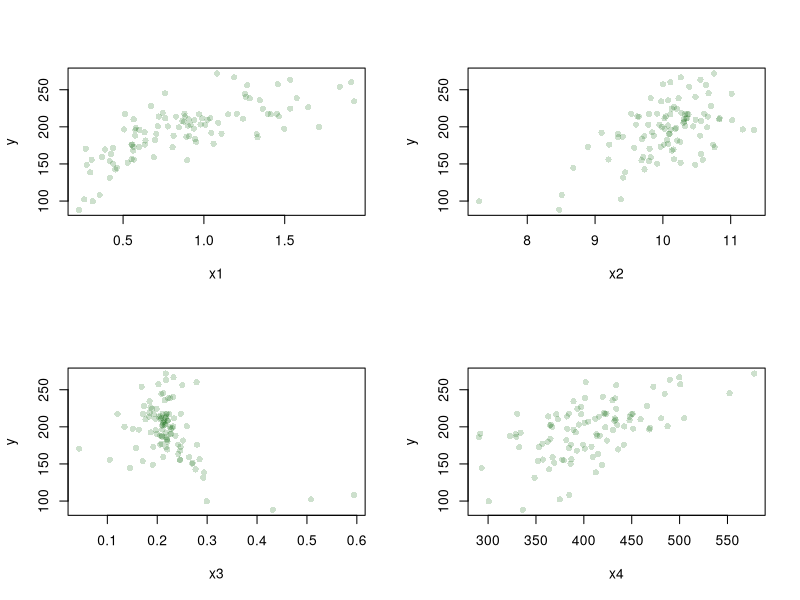
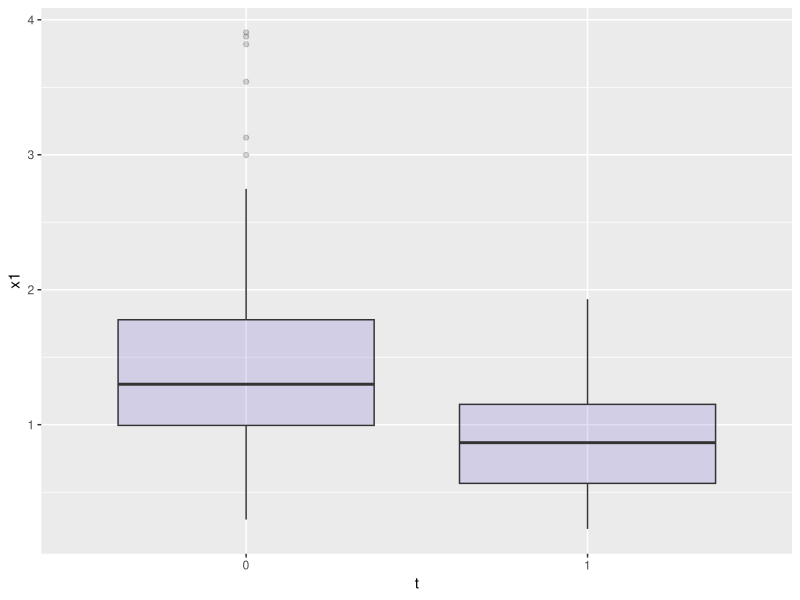
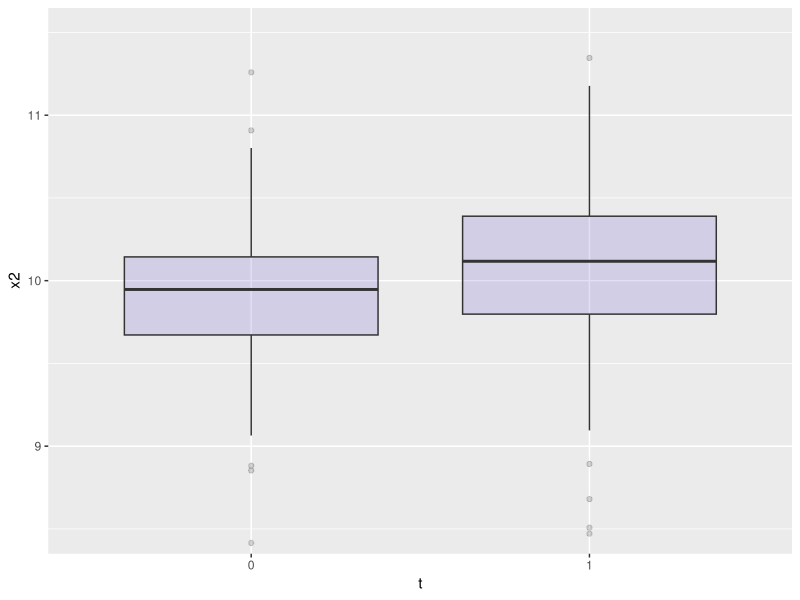
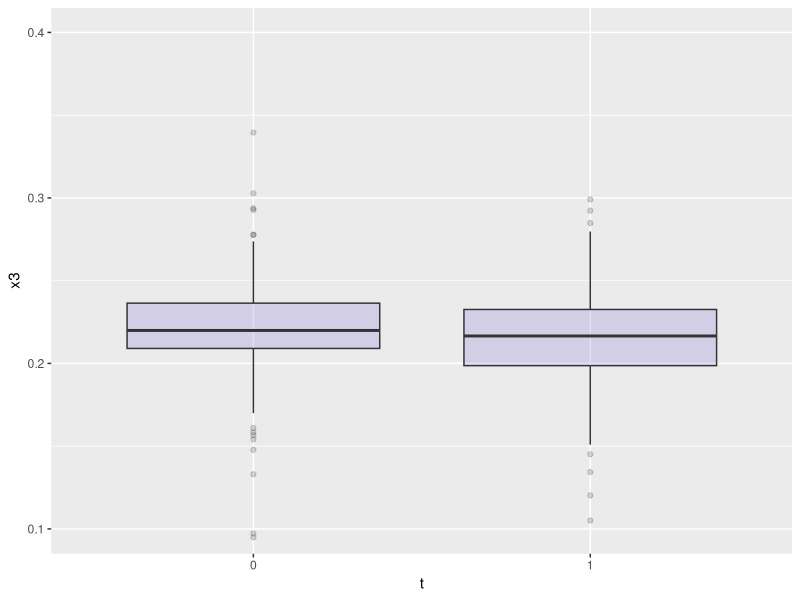
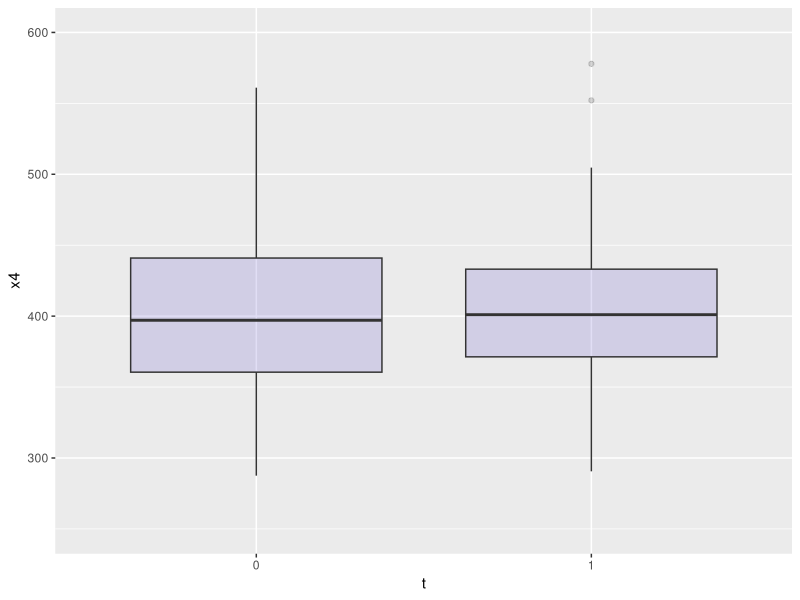
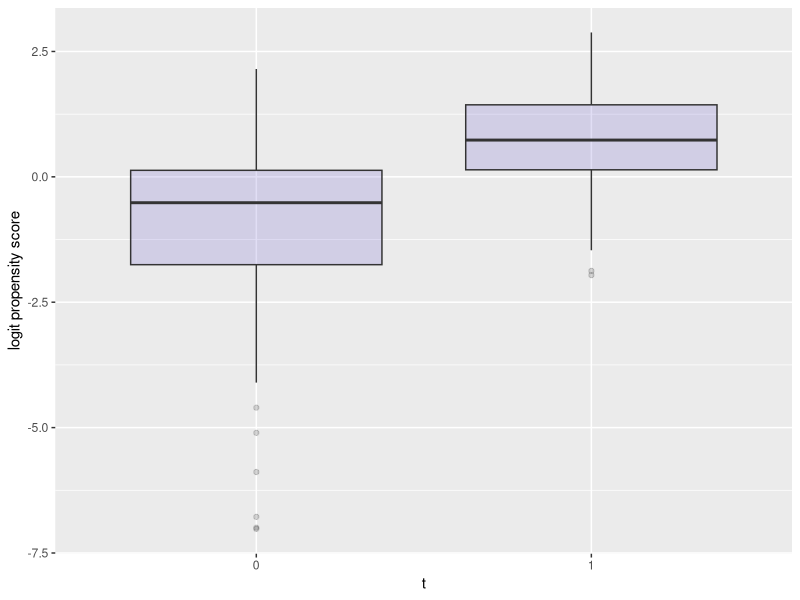

Generate these figures, in order, with R:
library(MASS)
N <- 200
dim_z <- 4
R_z <- matrix(c(1,0,0,0,
                0,1,0,0,
                0,0,1,0,
                0,0,0,1), 
                nrow = 4, ncol = 4, byrow = TRUE)
Z <- mvrnorm(n = N, mu = rep(0,dim_z), Sigma = R_z)
beta <- c(210,27.4,13.7,13.7,13.7)
Y <- (cbind(rep(1,N),Z))%*%beta

expit <- function(x){
  return(1/(1+exp(-x)))
}

true_prs <- rep(0,N)
for(i in 1:N){
  true_prs[i] <- expit(Z[i,]%*%c(-1,0.5,-0.25,-0.1))
}
  
X <- matrix(data = NA, nrow = N, ncol = 4)
for(i in 1:N){
  X[i,1] <- exp(Z[i,1]/2)
  X[i,2] <- Z[i,2]/(1+exp(Z[i,1])) + 10
  X[i,3] <- ((Z[i,1]*Z[i,3])/25 + 0.6)^3
  X[i,4] <- (Z[i,2] + Z[i,4] + 20)^2
}

# respondents_index <- which(true_prs >= 0.5)
rs_index <- t <- rbinom(N,1,true_prs)
respondents_index <- which(rs_index == 1)
Y_respondents <- Y[respondents_index]
X_observed <- X[respondents_index,]

par(mfrow = c(2,2)) 
plot(X_observed[,1],Y_respondents, 
     main="",
     xlab = "x1",
     ylab = "y",
     col=rgb(0,100,0,50,maxColorValue=255), 
     pch=16)
plot(X_observed[,2],Y_respondents, 
     main="",
     xlab = "x2",
     ylab = "y",
     col=rgb(0,100,0,50,maxColorValue=255), 
     pch=16)
plot(X_observed[,3],Y_respondents, 
     main="",
     xlab = "x3",
     ylab = "y",
     col=rgb(0,100,0,50,maxColorValue=255), 
     pch=16)
plot(X_observed[,4],Y_respondents, 
     main="",
     xlab = "x4",
     ylab = "y",
     col=rgb(0,100,0,50,maxColorValue=255), 
     pch=16)

library(ggplot2)

x1 <- c(X_observed[,1],X[-respondents_index,1])
observed_x1 <- c(rep("1",97),rep("0",103))
dt_x1 <- data.frame(x1 = x1, observed = observed_x1)
ggplot(dt_x1, aes(x=observed_x1, y=x1)) + 
  geom_boxplot(fill="slateblue", alpha=0.2) + 
   # coord_cartesian(ylim=c(0.5,3.5))+
  xlab("t")+
  ylab("x1")

x2 <- c(X_observed[,2],X[-respondents_index,2])
observed_x2 <- c(rep("1",97),rep("0",103))
dt_x2 <- data.frame(x2 = x2, observed = observed_x2)
ggplot(dt_x2, aes(x=observed_x2, y=x2)) + 
  geom_boxplot(fill="slateblue", alpha=0.2) + 
  coord_cartesian(ylim=c(8.5,11.5))+
  xlab("t")+
  ylab("x2")

x3 <- c(X_observed[,3],X[-respondents_index,3])
observed_x3 <- c(rep("1",97),rep("0",103))
dt_x3 <- data.frame(x3 = x3, observed = observed_x3)
ggplot(dt_x3, aes(x=observed_x3, y=x3)) + 
  geom_boxplot(fill="slateblue", alpha=0.2) + 
  coord_cartesian(ylim=c(0.1,0.4))+
  xlab("t")+
  ylab("x3")

x4 <- c(X_observed[,4],X[-respondents_index,4])
observed_x4 <- c(rep("1",97),rep("0",103))
dt_x4 <- data.frame(x4 = x4, observed = observed_x4)
ggplot(dt_x4, aes(x=observed_x4, y=x4)) + 
  geom_boxplot(fill="slateblue", alpha=0.2) + 
  coord_cartesian(ylim=c(250,600))+
  xlab("t")+
  ylab("x4")

# t <- rep(0, N)
# for(i in 1:N){
#   if (i %in% respondents_index){
#     t[i] <- 1
#   }
# }
# X1 = X[,1], X2 = X[,2], X3 = X[,3], X4 = X[,4]
data_XTY <- data.frame(X1 = X[,1], X2 = X[,2], X3 = X[,3], X4 = X[,4], Y = Y, t = t)

glm_tx <- glm(t~X1+X2+X3+X4, data = data_XTY, family = "binomial")

eta_fitted <- cbind(rep(1,N),X) %*% coefficients(glm_tx)

dt_eta <- data.frame(eta_fitted = eta_fitted, t = t)
ggplot(dt_eta, aes(x=as.factor(t), y=eta_fitted)) + 
  geom_boxplot(fill="slateblue", alpha=0.2) + 
  # coord_cartesian(ylim=c(250,600))+
  xlab("t")+
  ylab("logit propensity score")

nreps<-1000 
ests<-matrix(0,nrow=nreps,ncol=4)
for(rep in 1:nreps){
  N <- 200
  dim_z <- 4
  R_z <- matrix(c(1,0,0,0,
                  0,1,0,0,
                  0,0,1,0,
                  0,0,0,1), 
                nrow = 4, ncol = 4, byrow = TRUE)
  Z <- mvrnorm(n = N, mu = rep(0,dim_z), Sigma = R_z)
  beta <- c(210,27.4,13.7,13.7,13.7)
  Y <- (cbind(rep(1,N),Z))%*%beta
  true_prs <- rep(0,N)
  for(i in 1:N){
    true_prs[i] <- expit(Z[i,]%*%c(-1,0.5,-0.25,-0.1))
  }
  X <- matrix(data = NA, nrow = N, ncol = 4)
  for(i in 1:N){
    X[i,1] <- exp(Z[i,1]/2)
    X[i,2] <- Z[i,2]/(1+exp(Z[i,1])) + 10
    X[i,3] <- ((Z[i,1]*Z[i,3])/25 + 0.6)^3
    X[i,4] <- (Z[i,2] + Z[i,4] + 20)^2
  }
  rs_index <- t <- rbinom(N,1,true_prs)
  respondents_index <- which(rs_index == 1)
  Y_respondents <- Y[respondents_index]
  X_observed <- X[respondents_index,]
  
  dt_XTYZ <- data.frame(Z1 = Z[,1], Z2 = Z[,2], Z3 = Z[,3], Z4 = Z[,4], X1 = X[,1], X2 = X[,2], X3 = X[,3], X4 = X[,4], Y = Y, t = t)
  eX_specified <- fitted(glm(t~Z1+Z2+Z3+Z4,data = dt_XTYZ, family=binomial))
  eX_misspecified <- fitted(glm(t~X1+X2+X3+X4,data = dt_XTYZ, family=binomial))
  
  w1<-t/eX_specified
  W1<-w1/sum(w1)
  w0<-(1-t)/(1-eX_specified)
  W0<-w0/sum(w0)
  r_1 <- length(respondents_index)/N
  ests[rep,1]<-sum(W1*Y)
  ests[rep,2]<-(1-r_1)*sum(W0*Y)+r_1*sum(W1*Y)
  
  w1_mis<-t/eX_misspecified
  W1_mis<-w1_mis/sum(w1_mis)
  w0_mis<-(1-t)/(1-eX_misspecified)
  W0_mis<-w0_mis/sum(w0_mis)
  
  ests[rep,3]<-sum(W1_mis*Y)
  ests[rep,4]<-(1-r_1)*sum(W0_mis*Y)+r_1*sum(W1_mis*Y)
  
}


nreps<-1000 
ests<-matrix(0,nrow=nreps,ncol=6)
for(rep in 1:nreps){
  N <- 200
  dim_z <- 4
  R_z <- matrix(c(1,0,0,0,
                  0,1,0,0,
                  0,0,1,0,
                  0,0,0,1), 
                nrow = 4, ncol = 4, byrow = TRUE)
  Z <- mvrnorm(n = N, mu = rep(0,dim_z), Sigma = R_z)
  beta <- c(210,27.4,13.7,13.7,13.7)
  Y <- (cbind(rep(1,N),Z))%*%beta
  true_prs <- rep(0,N)
  for(i in 1:N){
    true_prs[i] <- expit(Z[i,]%*%c(-1,0.5,-0.25,-0.1))
  }
  X <- matrix(data = NA, nrow = N, ncol = 4)
  for(i in 1:N){
    X[i,1] <- exp(Z[i,1]/2)
    X[i,2] <- Z[i,2]/(1+exp(Z[i,1])) + 10
    X[i,3] <- ((Z[i,1]*Z[i,3])/25 + 0.6)^3
    X[i,4] <- (Z[i,2] + Z[i,4] + 20)^2
  }
  rs_index <- t <- rbinom(N,1,true_prs)
  respondents_index <- which(rs_index == 1)
  Y_respondents <- Y[respondents_index]
  X_observed <- X[respondents_index,]
  
  dt_XTYZ <- data.frame(Z1 = Z[,1], Z2 = Z[,2], Z3 = Z[,3], Z4 = Z[,4], X1 = X[,1], X2 = X[,2], X3 = X[,3], X4 = X[,4], Y = Y, t = t)
  dt_XTYZ_res <- dt_XTYZ[respondents_index,]
  eX_specified <- fitted(glm(t~Z1+Z2+Z3+Z4,data = dt_XTYZ, family=binomial))
  eX_misspecified <- fitted(glm(t~X1+X2+X3+X4,data = dt_XTYZ, family=binomial))
  
  w1<-t/eX_specified
  W1<-w1/sum(w1)
  w0<-(1-t)/(1-eX_specified)
  W0<-w0/sum(w0)
  r_1 <- length(respondents_index)/N
  ests[rep,1]<-sum(W1*Y)
  ests[rep,2]<-(1-r_1)*sum(W0*Y)+r_1*sum(W1*Y)
  
  w1_mis<-t/eX_misspecified
  W1_mis<-w1_mis/sum(w1_mis)
  w0_mis<-(1-t)/(1-eX_misspecified)
  W0_mis<-w0_mis/sum(w0_mis)
  
  ests[rep,3]<-sum(W1_mis*Y)
  ests[rep,4]<-(1-r_1)*sum(W0_mis*Y)+r_1*sum(W1_mis*Y)
  
  # Y_specified <- fitted(lm(Y~Z1+Z2+Z3+Z4,data = dt_XTYZ_res))
  ests[rep,5] <- sum(coefficients(lm(Y~Z1+Z2+Z3+Z4,data = dt_XTYZ_res))%*%t(cbind(rep(1,N),dt_XTYZ$Z1,dt_XTYZ$Z2,dt_XTYZ$Z3,dt_XTYZ$Z4)))/N
  
  # Y_misspecified <- fitted(lm(Y~X1+X2+X3+X4,data = dt_XTYZ_res))
  ests[rep,6] <- sum(coefficients(lm(Y~X1+X2+X3+X4,data = dt_XTYZ_res))%*%t(cbind(rep(1,N),dt_XTYZ$X1,dt_XTYZ$X2,dt_XTYZ$X3,dt_XTYZ$X4)))/N
}

nreps<-1000 
ests_1000<-matrix(0,nrow=nreps,ncol=6)
for(rep in 1:nreps){
  N <- 1000
  dim_z <- 4
  R_z <- matrix(c(1,0,0,0,
                  0,1,0,0,
                  0,0,1,0,
                  0,0,0,1), 
                nrow = 4, ncol = 4, byrow = TRUE)
  Z <- mvrnorm(n = N, mu = rep(0,dim_z), Sigma = R_z)
  beta <- c(210,27.4,13.7,13.7,13.7)
  Y <- (cbind(rep(1,N),Z))%*%beta
  true_prs <- rep(0,N)
  for(i in 1:N){
    true_prs[i] <- expit(Z[i,]%*%c(-1,0.5,-0.25,-0.1))
  }
  X <- matrix(data = NA, nrow = N, ncol = 4)
  for(i in 1:N){
    X[i,1] <- exp(Z[i,1]/2)
    X[i,2] <- Z[i,2]/(1+exp(Z[i,1])) + 10
    X[i,3] <- ((Z[i,1]*Z[i,3])/25 + 0.6)^3
    X[i,4] <- (Z[i,2] + Z[i,4] + 20)^2
  }
  rs_index <- t <- rbinom(N,1,true_prs)
  respondents_index <- which(rs_index == 1)
  Y_respondents <- Y[respondents_index]
  X_observed <- X[respondents_index,]
  
  dt_XTYZ <- data.frame(Z1 = Z[,1], Z2 = Z[,2], Z3 = Z[,3], Z4 = Z[,4], X1 = X[,1], X2 = X[,2], X3 = X[,3], X4 = X[,4], Y = Y, t = t)
  dt_XTYZ_res <- dt_XTYZ[respondents_index,]
  eX_specified <- fitted(glm(t~Z1+Z2+Z3+Z4,data = dt_XTYZ, family=binomial))
  eX_misspecified <- fitted(glm(t~X1+X2+X3+X4,data = dt_XTYZ, family=binomial))
  
  w1<-t/eX_specified
  W1<-w1/sum(w1)
  w0<-(1-t)/(1-eX_specified)
  W0<-w0/sum(w0)
  r_1 <- length(respondents_index)/N
  ests_1000[rep,1]<-sum(W1*Y)
  ests_1000[rep,2]<-(1-r_1)*sum(W0*Y)+r_1*sum(W1*Y)
  
  w1_mis<-t/eX_misspecified
  W1_mis<-w1_mis/sum(w1_mis)
  w0_mis<-(1-t)/(1-eX_misspecified)
  W0_mis<-w0_mis/sum(w0_mis)
  
  ests_1000[rep,3]<-sum(W1_mis*Y)
  ests_1000[rep,4]<-(1-r_1)*sum(W0_mis*Y)+r_1*sum(W1_mis*Y)
  
  # Y_specified <- fitted(lm(Y~Z1+Z2+Z3+Z4,data = dt_XTYZ_res))
  ests_1000[rep,5] <- sum(coefficients(lm(Y~Z1+Z2+Z3+Z4,data = dt_XTYZ_res))%*%t(cbind(rep(1,N),dt_XTYZ$Z1,dt_XTYZ$Z2,dt_XTYZ$Z3,dt_XTYZ$Z4)))/N
  
  # Y_misspecified <- fitted(lm(Y~X1+X2+X3+X4,data = dt_XTYZ_res))
  ests_1000[rep,6] <- sum(coefficients(lm(Y~X1+X2+X3+X4,data = dt_XTYZ_res))%*%t(cbind(rep(1,N),dt_XTYZ$X1,dt_XTYZ$X2,dt_XTYZ$X3,dt_XTYZ$X4)))/N
}

nreps_AIPW<-1000 
ests_AIPW<-matrix(0,nrow=nreps,ncol=4)
for(rep in 1:nreps){
  N <- 200
  dim_z <- 4
  R_z <- matrix(c(1,0,0,0,
                  0,1,0,0,
                  0,0,1,0,
                  0,0,0,1), 
                nrow = 4, ncol = 4, byrow = TRUE)
  Z <- mvrnorm(n = N, mu = rep(0,dim_z), Sigma = R_z)
  beta <- c(210,27.4,13.7,13.7,13.7)
  Y <- (cbind(rep(1,N),Z))%*%beta
  true_prs <- rep(0,N)
  for(i in 1:N){
    true_prs[i] <- expit(Z[i,]%*%c(-1,0.5,-0.25,-0.1))
  }
  X <- matrix(data = NA, nrow = N, ncol = 4)
  for(i in 1:N){
    X[i,1] <- exp(Z[i,1]/2)
    X[i,2] <- Z[i,2]/(1+exp(Z[i,1])) + 10
    X[i,3] <- ((Z[i,1]*Z[i,3])/25 + 0.6)^3
    X[i,4] <- (Z[i,2] + Z[i,4] + 20)^2
  }
  rs_index <- t <- rbinom(N,1,true_prs)
  respondents_index <- which(rs_index == 1)
  Y_respondents <- Y[respondents_index]
  X_observed <- X[respondents_index,]
  
  dt_XTYZ <- data.frame(Z1 = Z[,1], Z2 = Z[,2], Z3 = Z[,3], Z4 = Z[,4], X1 = X[,1], X2 = X[,2], X3 = X[,3], X4 = X[,4], Y = Y, t = t)
  dt_XTYZ_res <- dt_XTYZ[respondents_index,]
  eX_specified <- fitted(glm(t~Z1+Z2+Z3+Z4,data = dt_XTYZ, family=binomial))
  eX_misspecified <- fitted(glm(t~X1+X2+X3+X4,data = dt_XTYZ, family=binomial))
  
  w1<-t/eX_specified
  W1<-w1/sum(w1)
  w0<-(1-t)/(1-eX_specified)
  W0<-w0/sum(w0)
  r_1 <- length(respondents_index)/N
  w1_mis<-t/eX_misspecified
  W1_mis<-w1_mis/sum(w1_mis)
  w0_mis<-(1-t)/(1-eX_misspecified)
  W0_mis<-w0_mis/sum(w0_mis)

  # ests[rep,1]<-sum(W1*Y)
  # ests[rep,2]<-(1-r_1)*sum(W0*Y)+r_1*sum(W1*Y)
  # 
  residulas_cor <- Y-t(coefficients(lm(Y~Z1+Z2+Z3+Z4,data = dt_XTYZ_res))%*%t(cbind(rep(1,N),dt_XTYZ$Z1,dt_XTYZ$Z2,dt_XTYZ$Z3,dt_XTYZ$Z4)))
  ests_AIPW[rep,1] <- sum(coefficients(lm(Y~Z1+Z2+Z3+Z4,data = dt_XTYZ_res))%*%t(cbind(rep(1,N),dt_XTYZ$Z1,dt_XTYZ$Z2,dt_XTYZ$Z3,dt_XTYZ$Z4)))/N + sum(W1*residulas_cor)
  residulas_incor <- Y-t(coefficients(lm(Y~X1+X2+X3+X4,data = dt_XTYZ_res))%*%t(cbind(rep(1,N),dt_XTYZ$X1,dt_XTYZ$X2,dt_XTYZ$X3,dt_XTYZ$X4)))
  ests_AIPW[rep,2] <- sum(coefficients(lm(Y~X1+X2+X3+X4,data = dt_XTYZ_res))%*%t(cbind(rep(1,N),dt_XTYZ$X1,dt_XTYZ$X2,dt_XTYZ$X3,dt_XTYZ$X4)))/N + sum(W1*residulas_incor)
  
  ests_AIPW[rep,3] <- sum(coefficients(lm(Y~Z1+Z2+Z3+Z4,data = dt_XTYZ_res))%*%t(cbind(rep(1,N),dt_XTYZ$Z1,dt_XTYZ$Z2,dt_XTYZ$Z3,dt_XTYZ$Z4)))/N + sum(W1_mis*residulas_cor)
  ests_AIPW[rep,4] <- sum(coefficients(lm(Y~X1+X2+X3+X4,data = dt_XTYZ_res))%*%t(cbind(rep(1,N),dt_XTYZ$X1,dt_XTYZ$X2,dt_XTYZ$X3,dt_XTYZ$X4)))/N + sum(W1_mis*residulas_incor)
  
  # w1_mis<-t/eX_misspecified
  # W1_mis<-w1_mis/sum(w1_mis)
  # w0_mis<-(1-t)/(1-eX_misspecified)
  # W0_mis<-w0_mis/sum(w0_mis)
  # 
  # ests[rep,3]<-sum(W1_mis*Y)
  # ests[rep,4]<-(1-r_1)*sum(W0_mis*Y)+r_1*sum(W1_mis*Y)
  # 
  # # Y_specified <- fitted(lm(Y~Z1+Z2+Z3+Z4,data = dt_XTYZ_res))
  # ests[rep,5] <- sum(coefficients(lm(Y~Z1+Z2+Z3+Z4,data = dt_XTYZ_res))%*%t(cbind(rep(1,N),dt_XTYZ$Z1,dt_XTYZ$Z2,dt_XTYZ$Z3,dt_XTYZ$Z4)))/N
  # 
  # # Y_misspecified <- fitted(lm(Y~X1+X2+X3+X4,data = dt_XTYZ_res))
  # ests[rep,6] <- sum(coefficients(lm(Y~X1+X2+X3+X4,data = dt_XTYZ_res))%*%t(cbind(rep(1,N),dt_XTYZ$X1,dt_XTYZ$X2,dt_XTYZ$X3,dt_XTYZ$X4)))/N
}

nreps_AIPW<-1000 
ests_AIPW_1000<-matrix(0,nrow=nreps,ncol=4)
for(rep in 1:nreps){
  N <- 1000
  dim_z <- 4
  R_z <- matrix(c(1,0,0,0,
                  0,1,0,0,
                  0,0,1,0,
                  0,0,0,1), 
                nrow = 4, ncol = 4, byrow = TRUE)
  Z <- mvrnorm(n = N, mu = rep(0,dim_z), Sigma = R_z)
  beta <- c(210,27.4,13.7,13.7,13.7)
  Y <- (cbind(rep(1,N),Z))%*%beta
  true_prs <- rep(0,N)
  for(i in 1:N){
    true_prs[i] <- expit(Z[i,]%*%c(-1,0.5,-0.25,-0.1))
  }
  X <- matrix(data = NA, nrow = N, ncol = 4)
  for(i in 1:N){
    X[i,1] <- exp(Z[i,1]/2)
    X[i,2] <- Z[i,2]/(1+exp(Z[i,1])) + 10
    X[i,3] <- ((Z[i,1]*Z[i,3])/25 + 0.6)^3
    X[i,4] <- (Z[i,2] + Z[i,4] + 20)^2
  }
  rs_index <- t <- rbinom(N,1,true_prs)
  respondents_index <- which(rs_index == 1)
  Y_respondents <- Y[respondents_index]
  X_observed <- X[respondents_index,]
  
  dt_XTYZ <- data.frame(Z1 = Z[,1], Z2 = Z[,2], Z3 = Z[,3], Z4 = Z[,4], X1 = X[,1], X2 = X[,2], X3 = X[,3], X4 = X[,4], Y = Y, t = t)
  dt_XTYZ_res <- dt_XTYZ[respondents_index,]
  eX_specified <- fitted(glm(t~Z1+Z2+Z3+Z4,data = dt_XTYZ, family=binomial))
  eX_misspecified <- fitted(glm(t~X1+X2+X3+X4,data = dt_XTYZ, family=binomial))
  
  w1<-t/eX_specified
  W1<-w1/sum(w1)
  w0<-(1-t)/(1-eX_specified)
  W0<-w0/sum(w0)
  r_1 <- length(respondents_index)/N
  w1_mis<-t/eX_misspecified
  W1_mis<-w1_mis/sum(w1_mis)
  w0_mis<-(1-t)/(1-eX_misspecified)
  W0_mis<-w0_mis/sum(w0_mis)
  
  # ests[rep,1]<-sum(W1*Y)
  # ests[rep,2]<-(1-r_1)*sum(W0*Y)+r_1*sum(W1*Y)
  # 
  residulas_cor <- Y-t(coefficients(lm(Y~Z1+Z2+Z3+Z4,data = dt_XTYZ_res))%*%t(cbind(rep(1,N),dt_XTYZ$Z1,dt_XTYZ$Z2,dt_XTYZ$Z3,dt_XTYZ$Z4)))
  ests_AIPW_1000[rep,1] <- sum(coefficients(lm(Y~Z1+Z2+Z3+Z4,data = dt_XTYZ_res))%*%t(cbind(rep(1,N),dt_XTYZ$Z1,dt_XTYZ$Z2,dt_XTYZ$Z3,dt_XTYZ$Z4)))/N + sum(W1*residulas_cor)
  residulas_incor <- Y-t(coefficients(lm(Y~X1+X2+X3+X4,data = dt_XTYZ_res))%*%t(cbind(rep(1,N),dt_XTYZ$X1,dt_XTYZ$X2,dt_XTYZ$X3,dt_XTYZ$X4)))
  ests_AIPW_1000[rep,2] <- sum(coefficients(lm(Y~X1+X2+X3+X4,data = dt_XTYZ_res))%*%t(cbind(rep(1,N),dt_XTYZ$X1,dt_XTYZ$X2,dt_XTYZ$X3,dt_XTYZ$X4)))/N + sum(W1*residulas_incor)
  
  ests_AIPW_1000[rep,3] <- sum(coefficients(lm(Y~Z1+Z2+Z3+Z4,data = dt_XTYZ_res))%*%t(cbind(rep(1,N),dt_XTYZ$Z1,dt_XTYZ$Z2,dt_XTYZ$Z3,dt_XTYZ$Z4)))/N + sum(W1_mis*residulas_cor)
  ests_AIPW_1000[rep,4] <- sum(coefficients(lm(Y~X1+X2+X3+X4,data = dt_XTYZ_res))%*%t(cbind(rep(1,N),dt_XTYZ$X1,dt_XTYZ$X2,dt_XTYZ$X3,dt_XTYZ$X4)))/N + sum(W1_mis*residulas_incor)
  
  # w1_mis<-t/eX_misspecified
  # W1_mis<-w1_mis/sum(w1_mis)
  # w0_mis<-(1-t)/(1-eX_misspecified)
  # W0_mis<-w0_mis/sum(w0_mis)
  # 
  # ests[rep,3]<-sum(W1_mis*Y)
  # ests[rep,4]<-(1-r_1)*sum(W0_mis*Y)+r_1*sum(W1_mis*Y)
  # 
  # # Y_specified <- fitted(lm(Y~Z1+Z2+Z3+Z4,data = dt_XTYZ_res))
  # ests[rep,5] <- sum(coefficients(lm(Y~Z1+Z2+Z3+Z4,data = dt_XTYZ_res))%*%t(cbind(rep(1,N),dt_XTYZ$Z1,dt_XTYZ$Z2,dt_XTYZ$Z3,dt_XTYZ$Z4)))/N
  # 
  # # Y_misspecified <- fitted(lm(Y~X1+X2+X3+X4,data = dt_XTYZ_res))
  # ests[rep,6] <- sum(coefficients(lm(Y~X1+X2+X3+X4,data = dt_XTYZ_res))%*%t(cbind(rep(1,N),dt_XTYZ$X1,dt_XTYZ$X2,dt_XTYZ$X3,dt_XTYZ$X4)))/N
}


dt_XTYZ <- data.frame(Z1 = Z[,1], Z2 = Z[,2], Z3 = Z[,3], Z4 = Z[,4], X1 = X[,1], X2 = X[,2], X3 = X[,3], X4 = X[,4], Y = Y, t = t)

eX_specifed <- fitted(glm(t~Z1+Z2+Z3+Z4,data = dt_XTYZ, family=binomial))
eX_misspecified <- fitted(glm(t~X1+X2+X3+X4,data = dt_XTYZ, family=binomial))

w1<-t/eX_specifed
W1<-w1/sum(w1)
sum(W1[respondents_index]*Y_respondents)
